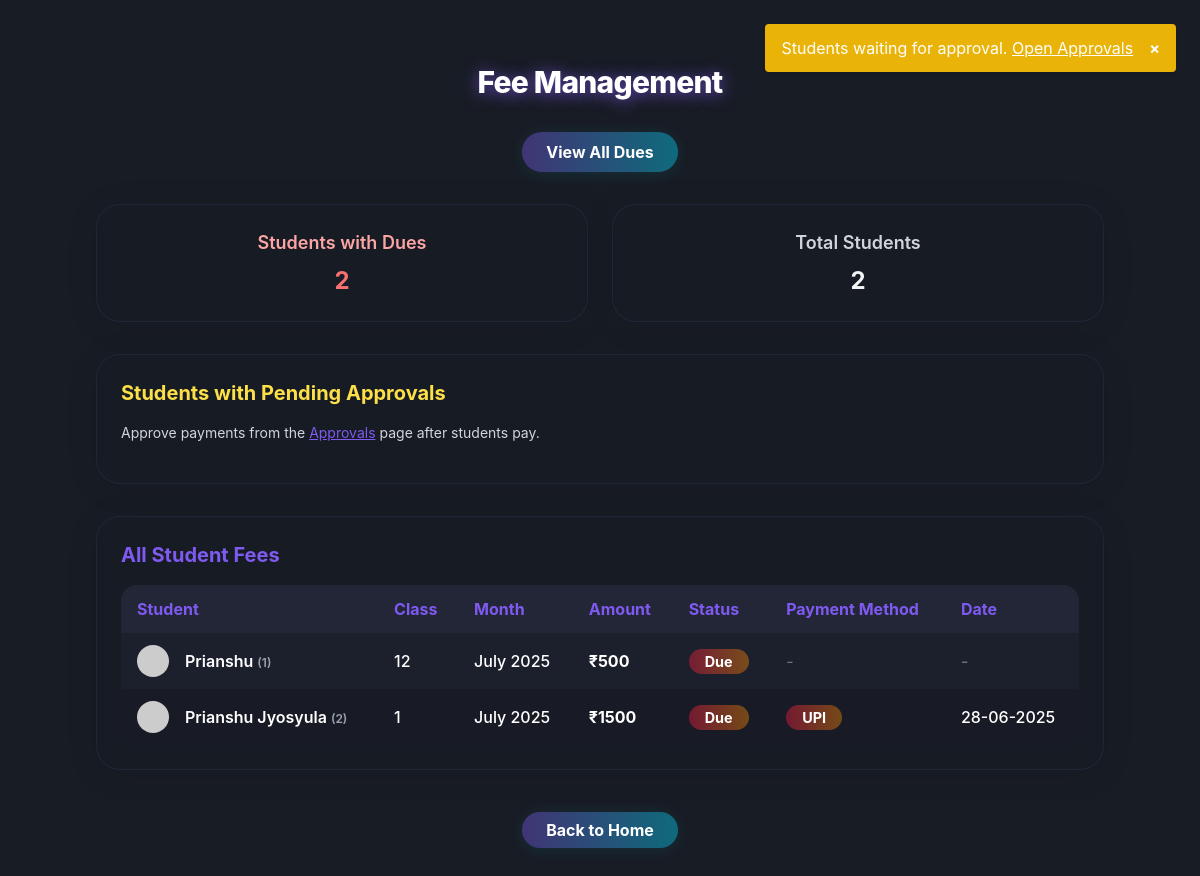
The page /admin/fee_management (signed in) on the database its author committed.
### app/models.py (models this page shows)
class Fee(db.Model):
    __tablename__ = 'fees'
    id = db.Column(db.Integer, primary_key=True)
    user_id = db.Column(db.Integer, db.ForeignKey('users.id'))
    month = db.Column(db.String(20), nullable=False)
    amount_due = db.Column(db.Integer, nullable=False)
    is_paid = db.Column(db.Boolean, default=False)
    payments = db.relationship('Payment', backref='fee', lazy=True)

class Profile(db.Model):
    __tablename__ = 'profiles'
    id = db.Column(db.Integer, primary_key=True)
    user_id = db.Column(db.Integer, db.ForeignKey('users.id'), unique=True)
    full_name = db.Column(db.String(120), nullable=False)
    parent_name = db.Column(db.String(120), nullable=False)
    parent_phone = db.Column(db.String(20), nullable=False)
    student_phone = db.Column(db.String(20), nullable=False)
    student_class = db.Column(db.String(20), nullable=False)
    school_name = db.Column(db.String(120), nullable=False)
    roll_number = db.Column(db.Integer, unique=True)
    last_seen_pdf_id = db.Column(db.Integer, default=0)
    last_seen_test_id = db.Column(db.Integer, default=0)
    last_seen_notification_id = db.Column(db.Integer, default=0)
    profile_pic = db.Column(db.String(256))
    pending_popup = db.Column(db.Text)  # One-time popup message for the student

class Payment(db.Model):
    __tablename__ = 'payments'
    id = db.Column(db.Integer, primary_key=True)
    user_id = db.Column(db.Integer, db.ForeignKey('users.id'))
    fee_id = db.Column(db.Integer, db.ForeignKey('fees.id'))
    method = db.Column(db.String(20))  # UPI or Cash
    reference = db.Column(db.String(100))  # UPI reference number
    is_confirmed = db.Column(db.Boolean, default=False)
    requested_at = db.Column(db.DateTime, default=datetime.utcnow)
    confirmed_at = db.Column(db.DateTime)

### app/routes/admin.py (the view)
@admin_bp.route('/fee_management')
@login_required
def fee_management():
    if not current_user.is_admin:
        return redirect(url_for('student.home'))
    all_students = Profile.query.order_by(Profile.roll_number).all()
    all_fees = Fee.query.join(User).join(Profile).order_by(Fee.month.desc()).all()
    total_students = len(all_students)
    total_fees = sum(fee.amount_due for fee in all_fees)
    total_outstanding = sum(fee.amount_due for fee in all_fees if not fee.is_paid)
    students_with_dues_list = []
    for student in all_students:
        unpaid_fees = Fee.query.filter_by(user_id=student.user_id, is_paid=False).all()
        if unpaid_fees:
            students_with_dues_list.append({'profile': student})
    approval_count = Payment.query.filter_by(is_confirmed=False).count()
    if approval_count > 0:
        flash('Students waiting for approval. <a href="' + url_for('admin.approve') + '" class="underline">Open Approvals</a>', 'warning')
    return render_template('admin/fee_management.html',
                         all_students=all_students,
                         all_fees=all_fees,
                         total_students=total_students,
                         total_fees=total_fees,
                         total_outstanding=total_outstanding,
                         students_with_dues_list=students_with_dues_list,
                         students_with_dues=len(students_with_dues_list),
                         approval_count=approval_count)

### app/__init__.py (called while the page is built)
def create_app():
    app = Flask(__name__)
    app.config.from_object(Config)
    db.init_app(app)
    login_manager.init_app(app)
    csrf.init_app(app)
    migrate.init_app(app, db)
    socketio.init_app(app)
    mail.init_app(app)
    from app.models import User
    @login_manager.user_loader
    def load_user(user_id):
        return User.query.get(int(user_id))
    from app.utils import assign_monthly_dues
    @app.before_request
    def before_any_request():
        assign_monthly_dues()
    from app.routes.student import student_bp
    from app.routes.admin import admin_bp
    from app.routes.main import main_bp
    app.register_blueprint(student_bp, url_prefix="/student")
    app.register_blueprint(admin_bp, url_prefix="/admin")
    app.register_blueprint(main_bp)
    return app

### app/templates/admin/fee_management.html (shortened to what this page needs)
{% extends 'shared/base.html' %}
{% block content %}
<div class="w-full min-h-screen flex flex-col items-center justify-start py-8 px-2 relative bg-[#181c24]">
  <div class="custom-bg"></div>
  <div class="w-full max-w-6xl mx-auto z-10 relative">
    <h2 class="text-3xl font-extrabold text-white text-center mb-8 tracking-tight" style="text-shadow: 0 2px 16px #7f5af0cc">Fee Management</h2>
    <div class="flex justify-center mb-8 gap-4">
      <a href="{{ url_for('admin.feedues') }}" class="phonepe-btn-primary">View All Dues</a>
    </div>
    <div class="grid grid-cols-1 sm:grid-cols-2 gap-6 mb-8">
      <div class="phonepe-card text-center p-6">
        <h4 class="text-lg font-semibold text-red-300 mb-2">Students with Dues</h4>
        <p class="text-2xl font-bold text-red-400">{{ students_with_dues }}</p>
      </div>
      <div class="phonepe-card text-center p-6">
        <h4 class="text-lg font-semibold text-gray-300 mb-2">Total Students</h4>
        <p class="text-2xl font-bold text-gray-100">{{ total_students }}</p>
      </div>
    </div>
    {% if approval_count > 0 %}
    <div class="phonepe-card p-6 mb-8">
      <h3 class="text-xl font-bold text-yellow-300 mb-4">Students with Pending Approvals</h3>
      <p class="text-gray-300 mb-4 text-sm">Approve payments from the <a href="{{ url_for('admin.approve') }}" class="underline text-[#7f5af0]">Approvals</a> page after students pay.</p>
    </div>
    {% endif %}
    <div class="phonepe-card p-6">
      <h3 class="text-xl font-bold mb-4 text-[#7f5af0]">All Student Fees</h3>
      <div class="overflow-x-auto">
        <table class="min-w-full rounded-2xl overflow-hidden" style="background:rgba(24,28,36,0.7);">
          <thead class="sticky top-0 z-10" style="background:rgba(36,40,56,0.95);">
            <tr>
              <th class="px-4 py-3 text-left font-bold text-[#7f5af0] text-base">Student</th>
              <th class="px-4 py-3 text-left font-bold text-[#7f5af0] text-base">Class</th>
              <th class="px-4 py-3 text-left font-bold text-[#7f5af0] text-base">Month</th>
              <th class="px-4 py-3 text-left font-bold text-[#7f5af0] text-base">Amount</th>
              <th class="px-4 py-3 text-left font-bold text-[#7f5af0] text-base">Status</th>
              <th class="px-4 py-3 text-left font-bold text-[#7f5af0] text-base">Payment Method</th>
              <th class="px-4 py-3 text-left font-bold text-[#7f5af0] text-base">Date</th>
            </tr>
          </thead>
          <tbody>
            {% for fee in all_fees %}
            <tr class="transition hover:bg-[#23263a]/70 {% if loop.index0 % 2 == 0 %}bg-[#23263a]/40{% else %}bg-[#1a1d2a]/40{% endif %}">
              <td class="px-4 py-3 whitespace-nowrap">
                <div class="flex items-center gap-2">
                  {% if fee.user.profile.profile_pic %}
                    <img src="{{ url_for('static', filename='profile_pics/' ~ fee.user.profile.profile_pic) }}" class="w-8 h-8 rounded-full mr-2" alt="Profile">
                  {% else %}
                    <img src="https://api.dicebear.com/7.x/initials/svg?seed={{ (fee.user.profile.full_name ~ fee.user.profile.roll_number)|urlencode }}" class="w-8 h-8 rounded-full mr-2" alt="Avatar">
                  {% endif %}
                  <span class="text-white font-semibold">{{ fee.user.profile.full_name }} <span class="text-xs text-gray-400">({{ fee.user.profile.roll_number }})</span></span>
                </div>
              </td>
              <td class="px-4 py-3 text-white font-medium whitespace-nowrap">{{ fee.user.profile.student_class }}</td>
              <td class="px-4 py-3 text-white font-medium whitespace-nowrap">{{ fee.month }}</td>
              <td class="px-4 py-3 text-white font-bold whitespace-nowrap">₹{{ fee.amount_due }}</td>
              <td class="px-4 py-3">
                {% if fee.is_paid %}
                  <span class="phonepe-status-paid">Paid</span>
                {% else %}
                  <span class="phonepe-status-due">Due</span>
                {% endif %}
              </td>
              <td class="px-4 py-3">
                {% if fee.payments %}
                  {% set latest_payment = fee.payments[-1] %}
                  <span class="px-3 py-1 rounded-full text-xs font-bold {% if latest_payment.method == 'UPI' %}phonepe-status-due{% else %}phonepe-status-paid{% endif %}">
                    {{ latest_payment.method }}
                  </span>
                {% else %}
                  <span class="text-gray-500">-</span>
                {% endif %}
              </td>
              <td class="px-4 py-3 text-white font-medium whitespace-nowrap">
                {% if fee.payments %}
                  {% set latest_payment = fee.payments[-1] %}
                  {{ latest_payment.requested_at.strftime('%d-%m-%Y') }}
                {% else %}
                  <span class="text-gray-500">-</span>
                {% endif %}
              </td>
            </tr>
            {% endfor %}
          </tbody>
        </table>
      </div>
    </div>
    <div class="w-full text-center mt-12">
      <a href="{{ url_for('admin.home1') }}" class="phonepe-btn-primary">Back to Home</a>
    </div>
  </div>
</div>
{% endblock %}

### app/templates/shared/base.html (style rules this page uses)
html, body { background-color: #1f2937 !important; min-height: 100vh; }

### app/templates/admin/fee_management.html (style rules this page uses)
body, html { background: #181c24 !important; font-family: 'Inter', 'Segoe UI', Arial, sans-serif; }
.custom-bg { position: absolute; inset: 0; z-index: 0; opacity: 0.5; }
.phonepe-card { background: rgba(24,28,36,0.4); border-radius: 1.5rem; box-shadow: 0 4px 32px 0 rgba(0,0,0,0.10); border: 1.5px solid rgba(46,54,80,0.4); position: relative; overflow: hidden; }
.phonepe-status-due { background: linear-gradient(90deg, rgba(255,23,68,0.4) 0%, rgba(255,145,0,0.4) 100%); color: #fff; border-radius: 9999px; font-weight: 700; padding: 0.25rem 1rem; font-size: 0.9em; }
.phonepe-btn-primary { background: linear-gradient(90deg, rgba(127,90,240,0.4) 0%, rgba(0,224,255,0.4) 100%); color: #fff; border-radius: 9999px; font-weight: 700; box-shadow: 0 2px 16px 0 rgba(0,224,255,0.10); transition: background 0.2s, box-shadow 0.2s; padding: 0.5rem 1.5rem; font-size: 1em; }

### rows shown on the page
Fee: user.profile.full_name "Prianshu", user.profile.roll_number "1", user.profile.student_class "12", month "July 2025", amount_due "500", is_paid "Due"
Fee: user.profile.full_name "Prianshu Jyosyula", user.profile.roll_number "2", user.profile.student_class "1", month "July 2025", amount_due "1500", is_paid "Due"
Payment: method "UPI", requested_at "28-06-2025"

### other values the page prints
{{ students_with_dues }} "2"
{{ total_students }} "2"
